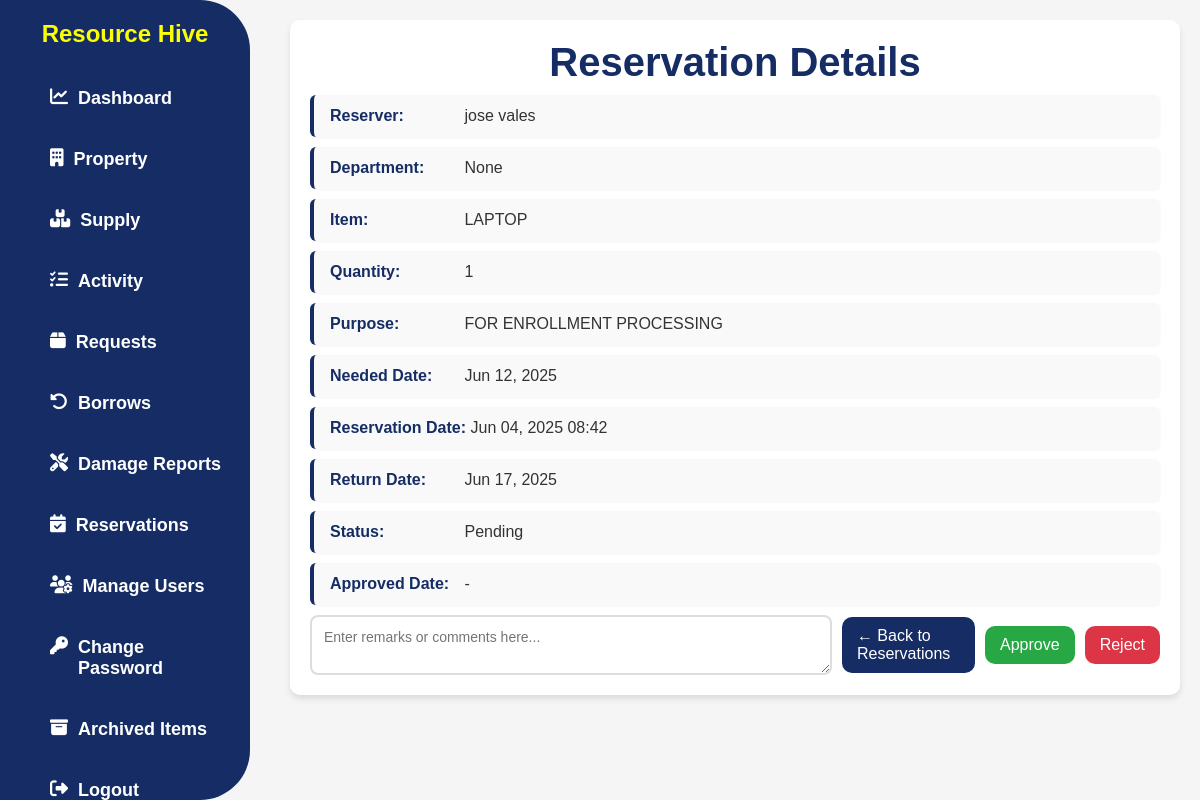
The app's page /reservation/13/, older data.
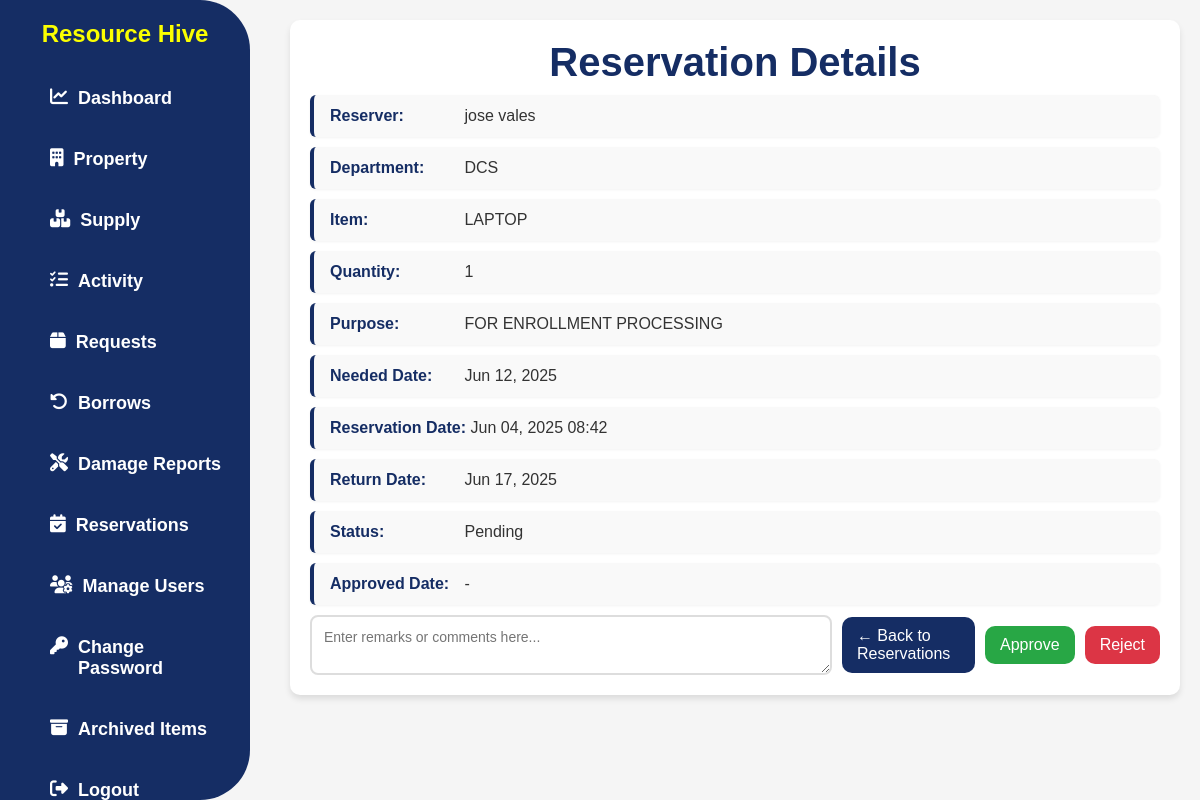
The same page, newer data.
### app/models.py (models this page shows, shortened)
class Reservation(models.Model):
    STATUS_CHOICES = [
        ('pending', 'Pending'),
        ('approved', 'Approved'),
        ('rejected', 'Rejected'),
        ('active', 'Active'),  # When the reservation period has started
        ('completed', 'Completed'),  # When the reservation period has ended
    ]
    user = models.ForeignKey(User, on_delete=models.CASCADE)
    item = models.ForeignKey(Property, on_delete=models.CASCADE)
    quantity = models.PositiveIntegerField()
    reservation_date = models.DateTimeField(auto_now_add=True)  # when the reservation was made
    needed_date = models.DateField(null=True, blank=True)
    return_date = models.DateField()
    approved_date = models.DateTimeField(null=True, blank=True)
    purpose = models.TextField()
    status = models.CharField(max_length=20, choices=STATUS_CHOICES, default='pending')
    remarks = models.TextField(blank=True, null=True)

class UserProfile(models.Model):
    user = models.OneToOneField(User, on_delete=models.CASCADE)
    ROLE_CHOICES = [
        ('ADMIN', 'ADMIN'),
        ('USER', 'USER'),
    ]
    role = models.CharField(max_length=20, choices=ROLE_CHOICES)
    department = models.ForeignKey(Department, on_delete=models.SET_NULL, null=True, blank=True)
    phone = models.CharField(max_length=20, blank=True, null=True)

class Property(models.Model):
    CONDITION_CHOICES = [
        ('In good condition', 'In good condition'),
        ('Needing repair', 'Needing repair'),
        ('Unserviceable', 'Unserviceable'),
        ('Obsolete', 'Obsolete'),
        ('No longer needed', 'No longer needed'),
        ('Not used since purchased', 'Not used since purchased'),
    ]
    AVAILABILITY_CHOICES = [
        ('available', 'Available'),
        ('not_available', 'Not Available'),
    ]
    property_number = models.CharField(max_length=100, unique=True, null=True, blank=True)
    property_name = models.CharField(max_length=100)
    category = models.ForeignKey(PropertyCategory, on_delete=models.SET_NULL, null=True, blank=True)
    description = models.TextField(null=True, blank=True)
    barcode = models.CharField(max_length=150, unique=True, null=True, blank=True)
    unit_of_measure = models.CharField(max_length=50, null=True, blank=True)
    unit_value = models.DecimalField(
        max_digits=10, decimal_places=2,
        blank=True, null=True,
        validators=[MinValueValidator(0)]
    )
    overall_quantity = models.PositiveIntegerField(validators=[MinValueValidator(0)], default=0)
    quantity = models.PositiveIntegerField(validators=[MinValueValidator(0)], default=0)
    location = models.CharField(max_length=255, null=True, blank=True)
    condition = models.CharField(max_length=100, choices=CONDITION_CHOICES, default='In good condition')
    availability = models.CharField(max_length=20, choices=AVAILABILITY_CHOICES, default='available')
    is_archived = models.BooleanField(default=False)

class Department(models.Model):
    name = models.CharField(max_length=100, unique=True)
    def __str__(self):
        return self.name

### app/views.py (the view, shortened to what this page needs)
# urls.py: path('reservation/<int:pk>/', reservation_detail, name='reservation_detail'),
def reservation_detail(request, pk):
    reservation = get_object_or_404(Reservation, pk=pk)
    return render(request, 'app/reservation_detail.html', {'reservation': reservation})

### app/templates/app/reservation_detail.html (shortened to what this page needs)
{% load static %}
<!DOCTYPE html>
<html lang="en">
<head>
  <link rel="stylesheet" href="{% static 'css/style.css' %}" />
  <link
    rel="stylesheet"
    href="https://cdnjs.cloudflare.com/ajax/libs/font-awesome/6.4.2/css/all.min.css"
  />
</head>
<body>
  {% include 'app/navbar.html' %}
  <div class="content">
    <div class="details-p">
      <h2 class="h2title">Reservation Details</h2>
      <p><span>Reserver:</span>
        {% with reservation.user.first_name as first_name %}
        {% with reservation.user.last_name as last_name %}
          {% if first_name or last_name %}
            {{ first_name }} {{ last_name }}
          {% else %}
            {{ reservation.user.username }}
          {% endif %}
        {% endwith %}
        {% endwith %}
      </p>
      <p><span>Department:</span> {{ reservation.user.userprofile.department }}</p>
      <p><span>Item:</span> {{ reservation.item.property_name }}</p>
      <p><span>Quantity:</span> {{ reservation.quantity }}</p>
      <p><span>Purpose:</span> {{ reservation.purpose }}</p>
      <p><span>Needed Date:</span> {{ reservation.needed_date|date:"M d, Y" }}</p>
      <p><span>Reservation Date:</span> {{ reservation.reservation_date|date:"M d, Y H:i" }}</p>
      <p><span>Return Date:</span> {{ reservation.return_date|date:"M d, Y" }}</p>
      <p><span>Status:</span> {{ reservation.get_status_display }}</p>
      <p><span>Approved Date:</span>
        {% if reservation.approved_date %}
          {{ reservation.approved_date|date:"M d, Y H:i" }}
        {% else %}
          -
        {% endif %}
      </p>
      {% if reservation.status == 'pending' %}
      <form method="post" class="stat-button">
        <textarea name="remarks" placeholder="Enter remarks or comments here..." required></textarea>
        <a href="{% url 'user_reservations' %}" class="btn-back">← Back to Reservations</a>
        <button type="submit" name="action" value="approve" class="btn-approve">Approve</button>
        <button type="submit" name="action" value="reject" class="btn-reject">Reject</button>
      </form>
      {% else %}
      <p><strong>Remarks:</strong> {{ reservation.remarks }}</p>
      <form class="stat-button">
      <a href="{% url 'user_reservations' %}" class="btn-back">← Back to Reservations</a>
      </form>
      {% endif %}
    </div>
  </div>
</body>
</html>

Row changes from the older to the newer data that the page shows:
changed through a linked row, Reservation "FOR ENROLLMENT PROCESSING": user.userprofile.department "None" → "DCS"
